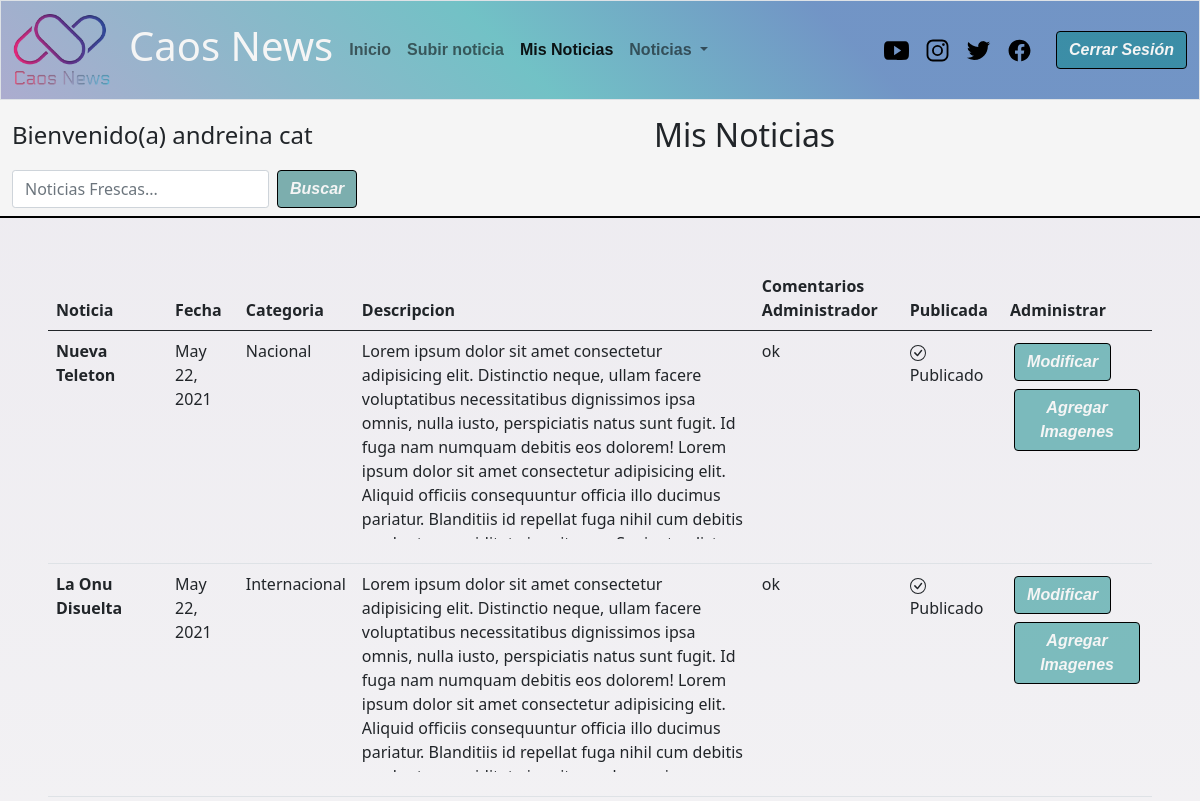
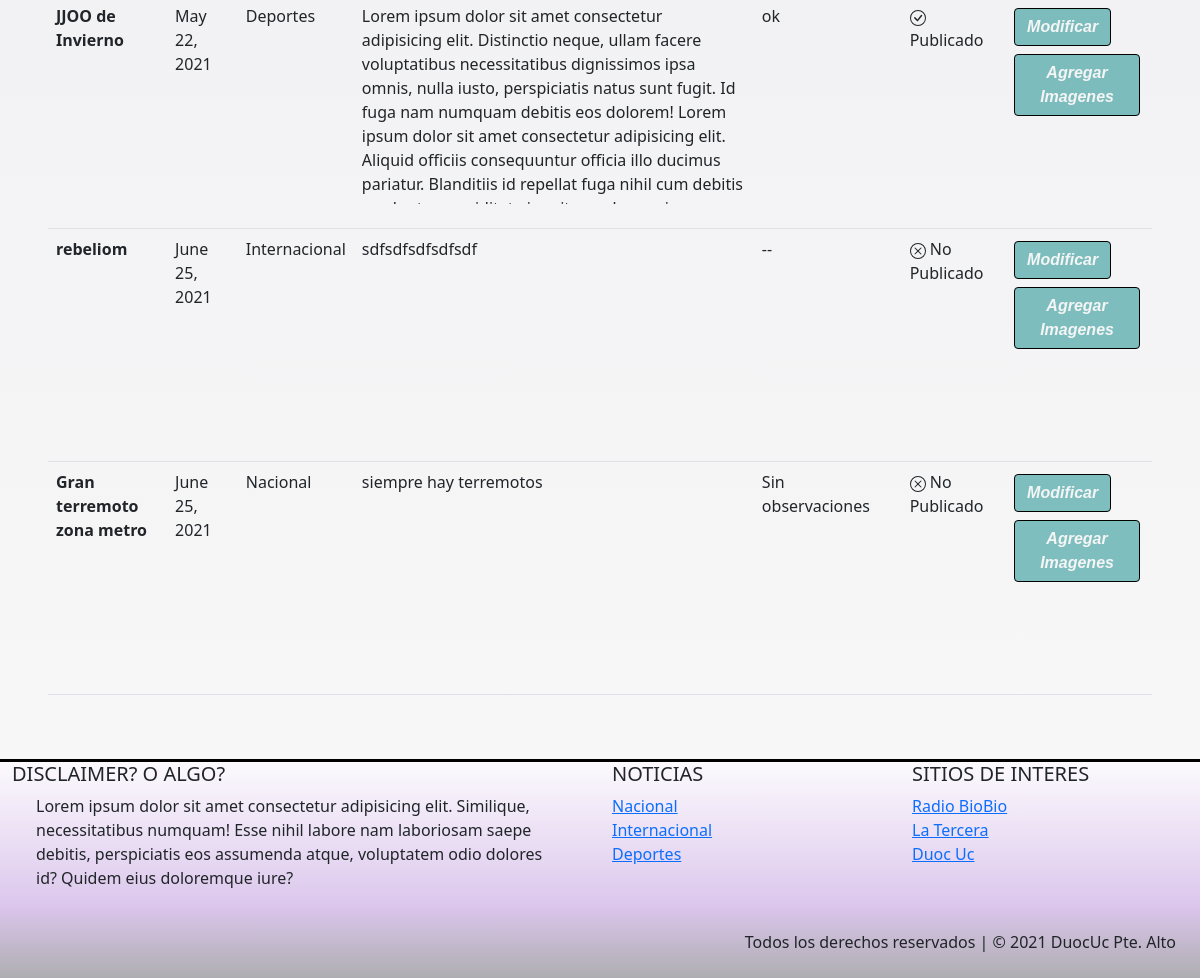
The app's page /mis_noticias/ (signed in) with its own data (2 pictures, top to bottom).
### caos_news/models.py (models this page shows, shortened)
class Noticia(models.Model):
    nombre_not = models.CharField(primary_key= True, max_length=50)
    fecha_not = models.DateField(default=datetime.date.today)
    redac =  models.TextField()
    img_not = models.ImageField(upload_to='noticias',null=True)
    publicar = models.BooleanField(default=False)
    comentario = models.TextField(null=True,default='Sin observaciones')
    autor = models.ForeignKey(User,null=True, on_delete=models.CASCADE)
    categoria = models.ForeignKey(Categoria, on_delete=models.CASCADE)

class Categoria(models.Model):
    cod_catg = models.IntegerField(primary_key=True)
    nombre_catg = models.CharField(max_length=50)
    def __str__(self):
        return self.nombre_catg

### caos_news/views.py (the view)
# urls.py: path('mis_noticias/',mis_news,name='mis_notis'),
@login_required(login_url='/Ingresar/')
def mis_news(request):
    user = User.objects.get(username=request.user.username)
    categoria = Categoria.objects.all()
    noti_all = Noticia.objects.filter(autor=user)
    contexto = {"categorias":categoria,"noticias":noti_all}
    return render(request,"mis_notis.html",contexto)

### caos_news/templates/mis_notis.html (shortened to what this page needs)
{% extends "base.html" %}
{% load static %}
{% block link_activos %}
<ul class="navbar-nav me-auto mb-2 mb-lg-0">
    <li class="nav-item">
        <a class="nav-link" aria-current="page" href="{% url 'index'%}">Inicio</a>
    </li>
    {% if user.is_authenticated %}
    <li class="nav-item ">
        <a class="nav-link " href="{% url 'enviar_n' %}">Subir noticia</a>
    </li>
    <li class="nav-item">
        <a class="nav-link active" href="{% url 'mis_notis' %}">Mis Noticias</a>
    </li>
    {% endif %}
    <li class="nav-item dropdown">
        <a class="nav-link dropdown-toggle" href="#" id="navbarDropdown" role="button" data-bs-toggle="dropdown"
            aria-expanded="false">
            Noticias
        </a>
    </li>
    {% endblock link_activos %}
    {% block contenido %}
    <main>
        <nav class="navbar sticky-top" id="barra-busqueda">
            <div class="container-fluid ">
                <span class="navbar-text">
                    {% if user.is_authenticated %}
                    <h4> Bienvenido(a) {{user.first_name}} {{user.last_name}} </h4>
                    {% else %}
                    <h4>Noticas Frescas</h4>
                    {% endif %}
                </span>
                <span class="navbar-text" style="margin-right: 30%; text-align: center;">
                    <h2>Mis Noticias</h2>
                </span>
                <form class="d-flex" method="POST" action="{% url 'filter_d'%}">
                    <input class="form-control me-2" type="search" placeholder="Noticias Frescas..." name="txtbusqueda" aria-label="Search">
                    <button id="boton" class="btn btn-outline" type="submit">Buscar</button>
                </form>
            </div>
        </nav>
        <section class="container-fluid p-5 table-responsive">
            <table class="table table-secundary table-hover">
                <thead>
                    <tr>
                        <th scope="col">Noticia</th>
                        <th scope="col">Fecha</th>
                        <th scope="col">Categoria</th>
                        <th scope="col">Descripcion</th>
                        <th scope="col">Comentarios Administrador</th>
                        <th scope="col">Publicada</th>
                        <th scope="col">Administrar</th>
                    </tr>
                </thead>
                <tbody>
                    {% for x in noticias %}
                    <tr>
                        <th scope="row">{{x.nombre_not}}</th>
                        <td>{{x.fecha_not}}</td>
                        <td>{{x.categoria}}</td>
                        <td class="" style="width: 400px;">
                               <p style="overflow: auto; height: 200px;">{{x.redac}}</p>
                        </td>
                        <td>{{x.comentario}}</td>
                        <td>{% if x.publicar %}
                            <div class="mb-3">
                                Publicado
                            </div>
                            {% else %}
                            <div class="mb-3">
                                No Publicado
                            </div>
                            {% endif %}
                        </td>
                        <td>
                            <button id="boton" type="button" class="btn btn-outline m-1"
                                onclick="modificar('{{x.nombre_not}}')">Modificar</button>
                            <button id="boton" type="button" class="btn btn-outline m-1" onclick="gale('{{x.nombre_not}}')"
                                data-bs-toggle="modal" data-bs-target="#gale_modal">Agregar Imagenes</button>
                        </td>
                    </tr>
                    {% endfor %}
                </tbody>
            </table>
        </section>
        {% endblock contenido %}
        {% block categorias %}
        {% for x in categorias %}
        <li><a href="{% url 'categ' x.nombre_catg %}">{{x.nombre_catg}}</a></li>
        {% endfor %}
        {% endblock categorias %}

### records on screen
Noticia: nombre_not "Nueva Teleton", fecha_not "May 22, 2021", categoria "Nacional", redac "Lorem ipsum dolor sit amet consectetur adipisicing elit. Distinctio neque, ullam facere voluptatibus necessitatibus dignissimos ipsa omnis, nulla iusto, perspiciatis natus sunt fugit. Id fuga nam numquam debitis eos dolorem! Lorem ipsum dolor sit amet consectetur adipisicing elit. Aliquid officiis consequuntur officia illo ducimus pariatur. Blanditiis id repellat fuga nihil cum debitis…", comentario "ok", publicar True (drawn)
Noticia: nombre_not "La Onu Disuelta", fecha_not "May 22, 2021", categoria "Internacional", redac "Lorem ipsum dolor sit amet consectetur adipisicing elit. Distinctio neque, ullam facere voluptatibus necessitatibus dignissimos ipsa omnis, nulla iusto, perspiciatis natus sunt fugit. Id fuga nam numquam debitis eos dolorem! Lorem ipsum dolor sit amet consectetur adipisicing elit. Aliquid officiis consequuntur officia illo ducimus pariatur. Blanditiis id repellat fuga nihil cum debitis…", comentario "ok", publicar True (drawn)
Noticia: nombre_not "JJOO de Invierno", fecha_not "May 22, 2021", categoria "Deportes", redac "Lorem ipsum dolor sit amet consectetur adipisicing elit. Distinctio neque, ullam facere voluptatibus necessitatibus dignissimos ipsa omnis, nulla iusto, perspiciatis natus sunt fugit. Id fuga nam numquam debitis eos dolorem! Lorem ipsum dolor sit amet consectetur adipisicing elit. Aliquid officiis consequuntur officia illo ducimus pariatur. Blanditiis id repellat fuga nihil cum debitis…", comentario "ok", publicar True (drawn)
Noticia: nombre_not "rebeliom", fecha_not "June 25, 2021", categoria "Internacional", redac "sdfsdfsdfsdfsdf", comentario "--", publicar False (drawn)
Noticia: nombre_not "Gran terremoto zona metro", fecha_not "June 25, 2021", categoria "Nacional", redac "siempre hay terremotos", comentario "Sin observaciones", publicar False (drawn)
Categoria: nombre_catg "Nacional"
Categoria: nombre_catg "Internacional"
Categoria: nombre_catg "Deportes"

### other values on screen
{{ user.first_name }} "andreina"
{{ user.last_name }} "cat"
